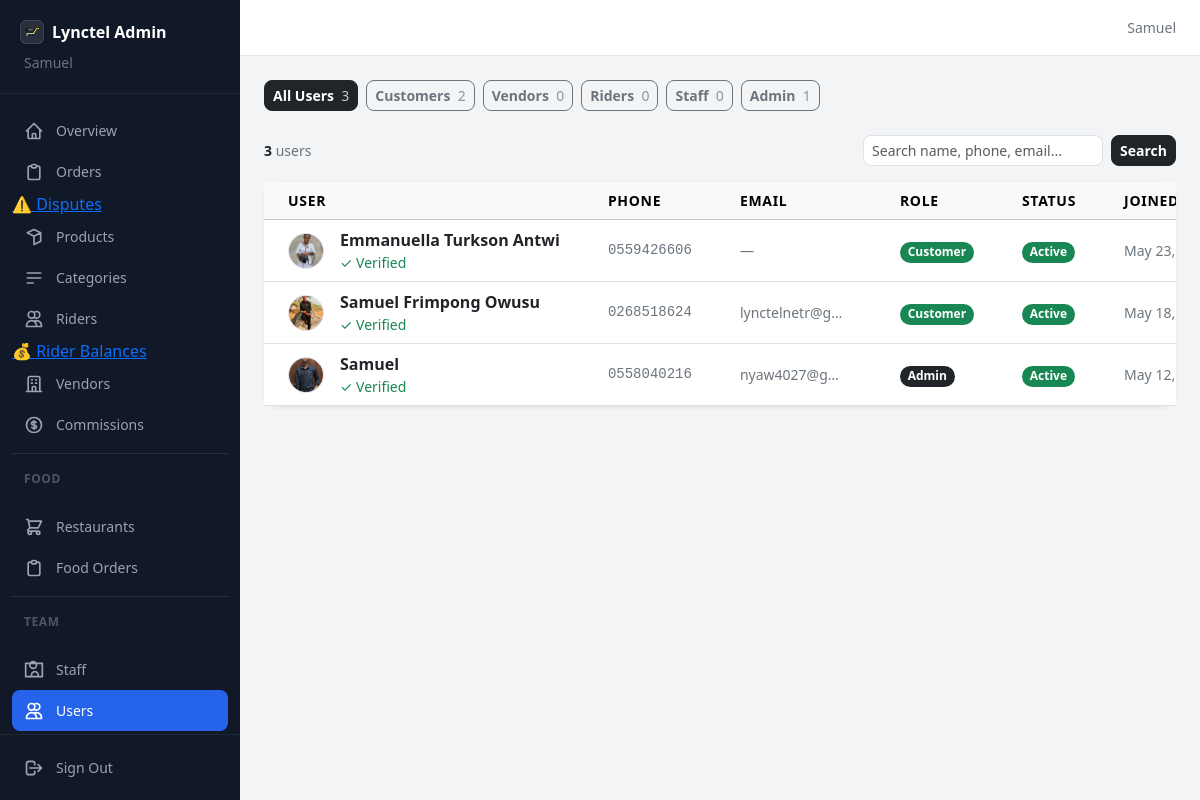
/dashboard/users/ (signed in), run on the app's committed database.
### ecommerce/models.py (models this page shows, shortened)
class User(AbstractUser):
    class Role(models.TextChoices):
        CUSTOMER = 'customer', _('Customer')
        ADMIN    = 'admin',    _('Admin')
        STAFF    = 'staff',    _('Staff')
        RIDER    = 'rider',    _('Rider')
        VENDOR   = 'vendor',   _('Vendor')
    uuid = models.UUIDField(
        default=uuid.uuid4,
        unique=True,
        editable=False,
        db_index=True,
    )
    role = models.CharField(
        max_length=20,
        choices=Role.choices,
        default=Role.CUSTOMER,
        db_index=True,
    )
    phone_validator = RegexValidator(
        regex=r'^(?:\+233\d{9}|233\d{9}|0\d{9})$',
        message=_(
            "Enter a valid Ghana phone number. "
            "Example: 0558040216 or +233558040216"
        ),
    )
    phone = models.CharField(
        max_length=15,
        unique=True,
        validators=[phone_validator],
        db_index=True,
        blank=True,
        null=True,
    )
    email = models.EmailField(
        unique=True,
        blank=True,
        null=True,
        default=None,
    )
    profile_pic = models.ImageField(
        upload_to='profiles/',
        blank=True,
        null=True,
    )
    address       = models.TextField(blank=True, null=True)
    city          = models.CharField(max_length=100, blank=True, null=True)
    region        = models.CharField(max_length=100, blank=True, null=True)
    country       = models.CharField(max_length=100, default='Ghana')
    date_of_birth = models.DateField(blank=True, null=True)
    bio           = models.TextField(blank=True, null=True)
    is_verified       = models.BooleanField(default=False)
    is_phone_verified = models.BooleanField(default=False)
    is_email_verified = models.BooleanField(default=False)
    created_at = models.DateTimeField(auto_now_add=True)
    updated_at = models.DateTimeField(auto_now=True)
    last_seen  = models.DateTimeField(blank=True, null=True)
    USERNAME_FIELD  = 'phone'
    REQUIRED_FIELDS = ['username']
    objects         = UserManager()
    class Meta:
        ordering = ['-created_at']
        indexes  = [
            models.Index(fields=['role']),
            models.Index(fields=['phone']),
            models.Index(fields=['created_at']),
        ]

### dashboard/views.py (the view)
# urls.py: path('users/',                              views.user_list,              name='user_list'),
@admin_required
def user_list(request):
    role  = request.GET.get('role', '')
    query = request.GET.get('q', '').strip()
    users = User.objects.order_by('-created_at')
    if role:
        users = users.filter(role=role)
    if query:
        users = users.filter(
            Q(phone__icontains=query) | Q(first_name__icontains=query) |
            Q(last_name__icontains=query) | Q(email__icontains=query)
        )
    role_counts = {
        'all':      User.objects.count(),
        'customer': User.objects.filter(role='customer').count(),
        'vendor':   User.objects.filter(role='vendor').count(),
        'rider':    User.objects.filter(role='rider').count(),
        'staff':    User.objects.filter(role='staff').count(),
        'admin':    User.objects.filter(role='admin').count(),
    }
    return render(request, 'dashboard/users/list.html', {
        'users':       users,
        'role_filter': role,
        'query':       query,
        'role_counts': role_counts,
    })

### templates/dashboard/users/list.html (shortened to what this page needs)
{% extends "dashboard/base.html" %}
{% block content %}
<div class="d-flex flex-wrap gap-2 mb-4">
  {% with role_filter as rf %}
  <a href="{% url 'dashboard:user_list' %}{% if query %}?q={{ query }}{% endif %}"
     class="btn btn-sm rounded-3 fw-semibold {% if not rf %}btn-dark{% else %}btn-outline-secondary{% endif %}">
    All Users &nbsp;<span class="fw-normal opacity-75">{{ role_counts.all }}</span>
  </a>
  <a href="?role=customer{% if query %}&q={{ query }}{% endif %}"
     class="btn btn-sm rounded-3 fw-semibold {% if rf == 'customer' %}btn-success{% else %}btn-outline-secondary{% endif %}">
    Customers &nbsp;<span class="fw-normal opacity-75">{{ role_counts.customer }}</span>
  </a>
  <a href="?role=vendor{% if query %}&q={{ query }}{% endif %}"
     class="btn btn-sm rounded-3 fw-semibold {% if rf == 'vendor' %}text-bg-primary{% else %}btn-outline-secondary{% endif %}">
    Vendors &nbsp;<span class="fw-normal opacity-75">{{ role_counts.vendor }}</span>
  </a>
  <a href="?role=rider{% if query %}&q={{ query }}{% endif %}"
     class="btn btn-sm rounded-3 fw-semibold {% if rf == 'rider' %}btn-warning{% else %}btn-outline-secondary{% endif %}">
    Riders &nbsp;<span class="fw-normal opacity-75">{{ role_counts.rider }}</span>
  </a>
  <a href="?role=staff{% if query %}&q={{ query }}{% endif %}"
     class="btn btn-sm rounded-3 fw-semibold {% if rf == 'staff' %}btn-primary{% else %}btn-outline-secondary{% endif %}">
    Staff &nbsp;<span class="fw-normal opacity-75">{{ role_counts.staff }}</span>
  </a>
  <a href="?role=admin{% if query %}&q={{ query }}{% endif %}"
     class="btn btn-sm rounded-3 fw-semibold {% if rf == 'admin' %}btn-dark{% else %}btn-outline-secondary{% endif %}">
    Admin &nbsp;<span class="fw-normal opacity-75">{{ role_counts.admin }}</span>
  </a>
  {% endwith %}
</div>
<div class="d-flex flex-column flex-sm-row align-items-start align-items-sm-center justify-content-between gap-3 mb-3">
  <p class="small text-secondary mb-0">
    <span class="fw-semibold text-dark">{{ users|length }}</span> user{{ users|length|pluralize }}
  </p>
  <form method="GET" class="d-flex gap-2">
    <input type="text" name="q" value="{{ query }}"
           placeholder="Search name, phone, email..."
           class="form-control form-control-sm rounded-3" style="width: 15rem;"/>
    <button type="submit" class="btn btn-dark btn-sm fw-semibold rounded-3">
      Search
    </button>
  </form>
</div>
<div class="card border-0 rounded-2xl shadow-sm">
  <div class="table-responsive">
    <table class="table table-hover table-sm mb-0 align-middle">
      <thead class="table-light">
        <tr class="small text-secondary text-uppercase tracking-wide">
          <th class="px-4 py-2">User</th>
          <th class="px-4 py-2">Phone</th>
          <th class="px-4 py-2">Email</th>
          <th class="px-4 py-2">Role</th>
          <th class="px-4 py-2">Status</th>
          <th class="px-4 py-2">Joined</th>
        </tr>
      </thead>
      <tbody>
        {% for u in users %}
        <tr>
          <td class="px-4 py-2">
            <div class="d-flex align-items-center gap-3">
              {% if u.profile_pic %}
              <img src="{{ u.profile_pic.url }}" class="icon-9 rounded-circle object-fit-cover flex-shrink-0 border"/>
              {% else %}
              <div class="icon-9 rounded-circle bg-dark d-flex align-items-center justify-content-center text-white small fw-bold flex-shrink-0">
                {{ u.first_name|first|upper|default:"?" }}{{ u.last_name|first|upper }}
              </div>
              {% endif %}
              <div class="min-w-0">
                <p class="fw-semibold text-dark text-truncate mb-0">
                  {{ u.get_full_name|default:"No name" }}
                </p>
                {% if u.is_verified %}
                <p class="small text-success mb-0">✓ Verified</p>
                {% else %}
                <p class="small text-secondary mb-0">Not verified</p>
                {% endif %}
              </div>
            </div>
          </td>
          <td class="px-4 py-2 text-secondary small font-monospace">{{ u.phone|default:"—" }}</td>
          <td class="px-4 py-2 text-secondary small text-truncate" style="max-width: 160px;">{{ u.email|default:"—" }}</td>
          <td class="px-4 py-2">
            <span class="badge rounded-pill
              {% if u.role == 'admin' %}text-bg-dark
              {% elif u.role == 'staff' %}text-bg-primary
              {% elif u.role == 'vendor' %}text-bg-info
              {% elif u.role == 'rider' %}text-bg-warning
              {% else %}text-bg-success{% endif %}">
              {{ u.get_role_display }}
            </span>
          </td>
          <td class="px-4 py-2">
            {% if u.is_active %}
            <span class="badge rounded-pill text-bg-success">Active</span>
            {% else %}
            <span class="badge rounded-pill text-bg-danger">Inactive</span>
            {% endif %}
          </td>
          <td class="px-4 py-2 small text-secondary text-nowrap">
            {{ u.created_at|date:"M d, Y" }}
          </td>
        </tr>
        {% endfor %}
      </tbody>
    </table>
  </div>
</div>
{% endblock %}

### templates/dashboard/base.html (shortened to what this page needs)
<!DOCTYPE html>
<html lang="en">
<head>
  {% load static %}
  <link href="https://cdn.jsdelivr.net/npm/bootstrap@5.3.3/dist/css/bootstrap.min.css" rel="stylesheet"/>
  <link rel="stylesheet" href="{% static 'css/dashboard-admin.css' %}"/>
</head>
<body class="bg-body-tertiary">
<div class="dash-sidebar" id="sidebar">
  <div class="dash-sidebar-header">
    <a href="{% url 'dashboard:home' %}" class="d-flex align-items-center gap-2 text-decoration-none fw-bold fs-6">
      <img src="{% static 'logo.png' %}"
           alt="Lynctel Logo"
           class="icon-6 rounded object-fit-contain bg-white bg-opacity-10 border border-white border-opacity-10 p-1 shadow-sm">
      <span class="text-white">Lynctel Admin</span>
    </a>
    <p class="small text-secondary mt-2 mb-0 ps-1">{{ request.user.get_full_name }}</p>
  </div>
  <nav class="dash-sidebar-nav">
    {% with request.resolver_match.url_name as url_name %}
    <a href="{% url 'dashboard:home' %}"
       class="dash-nav-link {% if url_name == 'home' %}active{% endif %}">
      <svg class="icon-5" fill="none" stroke="currentColor" viewBox="0 0 24 24">
        <path stroke-linecap="round" stroke-linejoin="round" stroke-width="2"
              d="M3 12l2-2m0 0l7-7 7 7M5 10v10a1 1 0 001 1h3m10-11l2 2m-2-2v10a1 1 0 01-1 1h-3m-6 0a1 1 0 001-1v-4a1 1 0 011-1h2a1 1 0 011 1v4a1 1 0 001 1m-6 0h6"/>
      </svg>
      Overview
    </a>
    <a href="{% url 'dashboard:order_list' %}"
       class="dash-nav-link {% if 'order' in url_name and 'food' not in url_name %}active{% endif %}">
      <svg class="icon-5" fill="none" stroke="currentColor" viewBox="0 0 24 24">
        <path stroke-linecap="round" stroke-linejoin="round" stroke-width="2"
              d="M9 5H7a2 2 0 00-2 2v12a2 2 0 002 2h10a2 2 0 002-2V7a2 2 0 00-2-2h-2M9 5a2 2 0 002 2h2a2 2 0 002-2M9 5a2 2 0 012-2h2a2 2 0 012 2"/>
      </svg>
      Orders
    </a>
      <a href="{% url 'order:staff_disputes' %}">
        ⚠️ Disputes
      </a>
    <a href="{% url 'dashboard:product_list' %}"
       class="dash-nav-link {% if 'product' in url_name %}active{% endif %}">
      <svg class="icon-5" fill="none" stroke="currentColor" viewBox="0 0 24 24">
        <path stroke-linecap="round" stroke-linejoin="round" stroke-width="2"
              d="M20 7l-8-4-8 4m16 0l-8 4m8-4v10l-8 4m0-10L4 7m8 4v10"/>
      </svg>
      Products
    </a>
    <a href="{% url 'dashboard:category_list' %}"
       class="dash-nav-link {% if 'category' in url_name %}active{% endif %}">
      <svg class="icon-5" fill="none" stroke="currentColor" viewBox="0 0 24 24">
        <path stroke-linecap="round" stroke-linejoin="round" stroke-width="2" d="M4 6h16M4 12h16M4 18h7"/>
      </svg>
      Categories
    </a>
    <a href="{% url 'dashboard:rider_list' %}"
       class="dash-nav-link {% if 'rider' in url_name %}active{% endif %}">
      <svg class="icon-5" fill="none" stroke="currentColor" viewBox="0 0 24 24">
        <path stroke-linecap="round" stroke-linejoin="round" stroke-width="2"
              d="M12 4.354a4 4 0 110 5.292M15 21H3v-1a6 6 0 0112 0v1zm0 0h6v-1a6 6 0 00-9-5.197M13 7a4 4 0 11-8 0 4 4 0 018 0z"/>
      </svg>
      Riders
    </a>
      <a href="{% url 'rider:admin_balances' %}">
        💰 Rider Balances
      </a>
    <a href="{% url 'dashboard:vendor_list' %}"
       class="dash-nav-link {% if 'vendor' in url_name and 'food' not in url_name and 'commission' not in url_name %}active{% endif %}">
      <svg class="icon-5" fill="none" stroke="currentColor" viewBox="0 0 24 24">
        <path stroke-linecap="round" stroke-linejoin="round" stroke-width="2"
              d="M19 21V5a2 2 0 00-2-2H7a2 2 0 00-2 2v16m14 0h2m-2 0h-5m-9 0H3m2 0h5M9 7h1m-1 4h1m4-4h1m-1 4h1m-5 10v-5a1 1 0 011-1h2a1 1 0 011 1v5m-4 0h4"/>
      </svg>
      Vendors
    </a>
    <a href="{% url 'dashboard:commission_overview' %}"
       class="dash-nav-link {% if 'commission' in url_name %}active{% endif %}">
      Commissions
    </a>
    <hr class="border-secondary my-2 opacity-25"/>
    <p class="dash-nav-section">Food</p>
    <a href="{% url 'dashboard:food_vendor_list' %}"
       class="dash-nav-link {% if 'food_vendor' in url_name %}active{% endif %}">
      <svg class="icon-5" fill="none" stroke="currentColor" viewBox="0 0 24 24">
        <path stroke-linecap="round" stroke-linejoin="round" stroke-width="2"
              d="M3 3h2l.4 2M7 13h10l4-8H5.4M7 13L5.4 5M7 13l-2.293 2.293c-.63.63-.184 1.707.707 1.707H17m0 0a2 2 0 100 4 2 2 0 000-4zm-8 2a2 2 0 11-4 0 2 2 0 014 0z"/>
      </svg>
      Restaurants
    </a>
    <a href="{% url 'dashboard:food_orders' %}"
       class="dash-nav-link {% if 'food_orders' in url_name %}active{% endif %}">
      <svg class="icon-5" fill="none" stroke="currentColor" viewBox="0 0 24 24">
        <path stroke-linecap="round" stroke-linejoin="round" stroke-width="2"
              d="M9 5H7a2 2 0 00-2 2v12a2 2 0 002 2h10a2 2 0 002-2V7a2 2 0 00-2-2h-2M9 5a2 2 0 002 2h2a2 2 0 002-2M9 5a2 2 0 012-2h2a2 2 0 012 2"/>
      </svg>
      Food Orders
    </a>
    <hr class="border-secondary my-2 opacity-25"/>
    <p class="dash-nav-section">Team</p>
    <a href="{% url 'dashboard:staff_list' %}"
       class="dash-nav-link {% if 'staff' in url_name %}active{% endif %}">
      <svg class="icon-5" fill="none" stroke="currentColor" viewBox="0 0 24 24">
        <path stroke-linecap="round" stroke-linejoin="round" stroke-width="2"
              d="M17 20h5V4H2v16h5m10 0v-2a4 4 0 00-8 0v2m8 0H7m4-10a4 4 0 110-8 4 4 0 010 8z"/>
      </svg>
      Staff
    </a>
    <a href="{% url 'dashboard:user_list' %}"
       class="dash-nav-link {% if 'user' in url_name %}active{% endif %}">
      <svg class="icon-5" fill="none" stroke="currentColor" viewBox="0 0 24 24">
        <path stroke-linecap="round" stroke-linejoin="round" stroke-width="2"
              d="M12 4.354a4 4 0 110 5.292M15 21H3v-1a6 6 0 0112 0v1zm0 0h6v-1a6 6 0 00-9-5.197M13 7a4 4 0 11-8 0 4 4 0 018 0z"/>
      </svg>
      Users
    </a>
    {% endwith %}
  </nav>
  <div class="dash-sidebar-footer">
    <a href="{% url 'accounts:logout' %}" class="dash-nav-link text-danger-hover">
      <svg class="icon-5" fill="none" stroke="currentColor" viewBox="0 0 24 24">
        <path stroke-linecap="round" stroke-linejoin="round" stroke-width="2"
              d="M17 16l4-4m0 0l-4-4m4 4H7m6 4v1a3 3 0 01-3 3H6a3 3 0 01-3-3V7a3 3 0 013-3h4a3 3 0 013 3v1"/>
      </svg>
      Sign Out
    </a>
  </div>
</div>
<div class="dash-content-area">
  <header class="dash-topbar">
    <span class="small text-secondary d-none d-md-block">{{ request.user.get_full_name|default:request.user.phone }}</span>
  </header>
  <main class="dash-main">
    {% block content %}{% endblock %}
  </main>
</div>
</body>
</html>

### data on the page
User: user.get_full_name "Samuel", profile_pic (picture), get_full_name "Samuel", is_verified "✓ Verified", phone "0558040216", email "nyaw4027@g…", role "Admin", is_active "Active", created_at "May 12,…"
User: profile_pic (picture), get_full_name "Emmanuella Turkson Antwi", is_verified "✓ Verified", phone "0559426606", email "—", role "Customer", is_active "Active", created_at "May 23,…"
User: profile_pic (picture), get_full_name "Samuel Frimpong Owusu", is_verified "✓ Verified", phone "0268518624", email "lynctelnetr@g…", role "Customer", is_active "Active", created_at "May 18,…"

### other printed values
{{ role_counts.all }} "3"
{{ role_counts.customer }} "2"
{{ role_counts.vendor }} "0"
{{ role_counts.rider }} "0"
{{ role_counts.staff }} "0"
{{ role_counts.admin }} "1"
{{ users|length }} "3"
